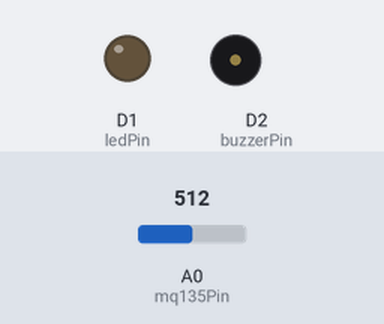
Bench run of a sketch on a simulated ESP8266 (NodeMCU). Parts: output pins drawn as LEDs (lit = HIGH), buzzer (waves = sounding, pin HIGH). Inputs (shaded band) come from the test bench; at power-on: A0 (mq135Pin) = 512. WiFi joins after 1.5 s; servers stay silent unless stated; what the sketch prints to the serial monitor is not drawn.

Above: at 3.0 s.
3.1 s: A0 (mq135Pin) set to 785
5.0 s: A0 (mq135Pin) set to 815
At 6.5 s:
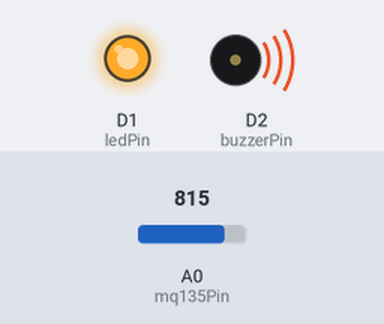
7.3 s: A0 (mq135Pin) set to 790
At 9.0 s:
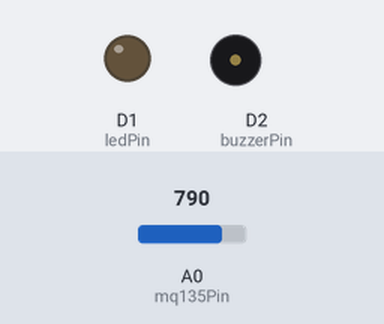
9.3 s: A0 (mq135Pin) set to 810
At 10.8 s:
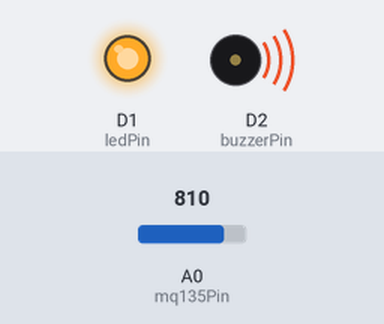
Timing chart, 0 to 12.3 s (numbered marks = the images above; inputs shaded):
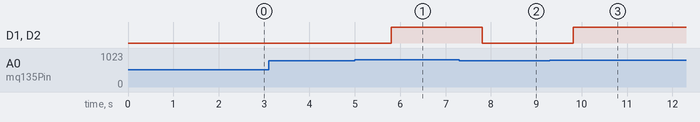

Measured:
- the behaviour switches between 800 and 801 on A0 (mq135Pin) (found by bisection; images 0 and 1)
- after the input at 3.1 s, every drawn part: stays the same
- after the input at 5.0 s, D1 (ledPin), D2 (buzzerPin): LOW → HIGH after 0.81 s
- after the input at 7.3 s, D1 (ledPin), D2 (buzzerPin): HIGH → LOW after 0.51 s
- after the input at 9.3 s, D1 (ledPin), D2 (buzzerPin): LOW → HIGH after 0.51 s

The sketch:

SE.ino
```cpp
#define BLYNK_TEMPLATE_ID "TMPL6uLZAhLa2"
#define BLYNK_TEMPLATE_NAME "مشروع مستشعر الغاز"
#define BLYNK_AUTH_TOKEN "syGkVkG3p3vlcCyn4Juk5HOJL38QTKOL"
#include <ESP8266WiFi.h>
#include <BlynkSimpleEsp8266.h>

char auth[] = BLYNK_AUTH_TOKEN;
char ssid[] = "Hadeeli Phone";
char pass[] = "0123456788";

const int mq135Pin = A0;
const int ledPin = D1;
const int buzzerPin = D2;
int threshold = 800;

void setup() {
  Serial.begin(74880);
  Serial.println("Hello! I am working!");
  pinMode(ledPin, OUTPUT);
  pinMode(buzzerPin, OUTPUT);
  Blynk.begin(auth, ssid, pass);
}

void loop() {
  Blynk.run();
  int gasValue = analogRead(mq135Pin);
  Blynk.virtualWrite(V0, gasValue);

  if (gasValue > threshold) {
    digitalWrite(ledPin, HIGH);
    digitalWrite(buzzerPin, HIGH);
  } else {
    digitalWrite(ledPin, LOW);
    digitalWrite(buzzerPin, LOW);
  }
  delay(1000);
}
```
